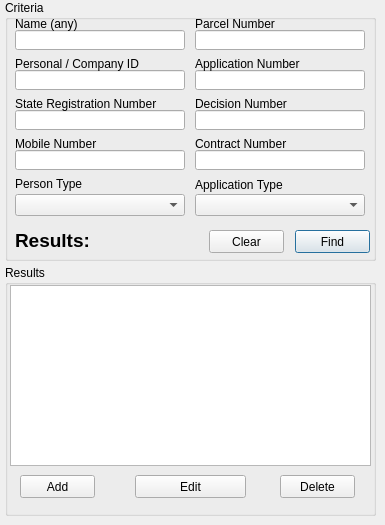
      <widget class="QWidget" name="person_tab">
       <attribute name="title">
        <string>Person</string>
       </attribute>
       <widget class="QGroupBox" name="groupBox_7">
        <property name="geometry">
         <rect>
          <x>5</x>
          <y>0</y>
          <width>371</width>
          <height>261</height>
         </rect>
        </property>
        <property name="title">
         <string>Criteria</string>
        </property>
        <widget class="QLineEdit" name="name_edit">
         <property name="geometry">
          <rect>
           <x>10</x>
           <y>30</y>
           <width>170</width>
           <height>20</height>
          </rect>
         </property>
        </widget>
        <widget class="QLineEdit" name="personal_edit">
         <property name="geometry">
          <rect>
           <x>10</x>
           <y>70</y>
           <width>170</width>
           <height>20</height>
          </rect>
         </property>
        </widget>
        <widget class="QLineEdit" name="state_reg_num_edit">
         <property name="geometry">
          <rect>
           <x>10</x>
           <y>110</y>
           <width>170</width>
           <height>20</height>
          </rect>
         </property>
        </widget>
        <widget class="QLineEdit" name="mobile_num_edit">
         <property name="geometry">
          <rect>
           <x>10</x>
           <y>150</y>
           <width>170</width>
           <height>20</height>
          </rect>
         </property>
        </widget>
        <widget class="QLineEdit" name="person_parcel_num_edit">
         <property name="geometry">
          <rect>
           <x>190</x>
           <y>30</y>
           <width>170</width>
           <height>20</height>
          </rect>
         </property>
        </widget>
        <widget class="QLineEdit" name="person_decision_num_edit">
         <property name="geometry">
          <rect>
           <x>190</x>
           <y>110</y>
           <width>170</width>
           <height>20</height>
          </rect>
         </property>
        </widget>
        <widget class="QLineEdit" name="person_application_num_edit">
         <property name="geometry">
          <rect>
           <x>190</x>
           <y>70</y>
           <width>170</width>
           <height>20</height>
          </rect>
         </property>
        </widget>
        <widget class="QLineEdit" name="person_contract_num_edit">
         <property name="geometry">
          <rect>
           <x>190</x>
           <y>150</y>
           <width>170</width>
           <height>20</height>
          </rect>
         </property>
        </widget>
        <widget class="QLabel" name="label_14">
         <property name="geometry">
          <rect>
           <x>10</x>
           <y>15</y>
           <width>76</width>
           <height>17</height>
          </rect>
         </property>
         <property name="text">
          <string>Name (any)</string>
         </property>
        </widget>
        <widget class="QLabel" name="label_15">
         <property name="geometry">
          <rect>
           <x>10</x>
           <y>55</y>
           <width>152</width>
           <height>17</height>
          </rect>
         </property>
         <property name="text">
          <string>Personal / Company ID</string>
         </property>
        </widget>
        <widget class="QLabel" name="label_16">
         <property name="geometry">
          <rect>
           <x>10</x>
           <y>95</y>
           <width>180</width>
           <height>17</height>
          </rect>
         </property>
         <property name="text">
          <string>State Registration Number</string>
         </property>
        </widget>
        <widget class="QLabel" name="label_17">
         <property name="geometry">
          <rect>
           <x>10</x>
           <y>135</y>
           <width>171</width>
           <height>17</height>
          </rect>
         </property>
         <property name="text">
          <string>Mobile Number</string>
         </property>
        </widget>
        <widget class="QLabel" name="label_18">
         <property name="geometry">
          <rect>
           <x>190</x>
           <y>15</y>
           <width>171</width>
           <height>17</height>
          </rect>
         </property>
         <property name="text">
          <string>Parcel Number</string>
         </property>
        </widget>
        <widget class="QLabel" name="label_19">
         <property name="geometry">
          <rect>
           <x>190</x>
           <y>55</y>
           <width>161</width>
           <height>17</height>
          </rect>
         </property>
         <property name="text">
          <string>Application Number</string>
         </property>
        </widget>
        <widget class="QLabel" name="label_20">
         <property name="geometry">
          <rect>
           <x>190</x>
           <y>95</y>
           <width>171</width>
           <height>17</height>
          </rect>
         </property>
         <property name="text">
          <string>Decision Number</string>
         </property>
        </widget>
        <widget class="QLabel" name="label_21">
         <property name="geometry">
          <rect>
           <x>190</x>
           <y>135</y>
           <width>161</width>
           <height>17</height>
          </rect>
         </property>
         <property name="text">
          <string>Contract Number</string>
         </property>
        </widget>
        <widget class="QPushButton" name="person_find_button">
         <property name="geometry">
          <rect>
           <x>290</x>
           <y>230</y>
           <width>75</width>
           <height>23</height>
          </rect>
         </property>
         <property name="text">
          <string>Find</string>
         </property>
         <property name="default">
          <bool>true</bool>
         </property>
        </widget>
        <widget class="QPushButton" name="person_clear_button">
         <property name="geometry">
          <rect>
           <x>204</x>
           <y>230</y>
           <width>75</width>
           <height>23</height>
          </rect>
         </property>
         <property name="text">
          <string>Clear</string>
         </property>
        </widget>
        <widget class="QLabel" name="person_results_label">
         <property name="geometry">
          <rect>
           <x>10</x>
           <y>230</y>
           <width>121</width>
           <height>20</height>
          </rect>
         </property>
         <property name="font">
          <font>
           <family>Lucida Grande</family>
           <pointsize>14</pointsize>
           <weight>75</weight>
           <bold>true</bold>
          </font>
         </property>
         <property name="text">
          <string>Results:</string>
         </property>
         <property name="alignment">
          <set>Qt::AlignLeading|Qt::AlignLeft|Qt::AlignVCenter</set>
         </property>
        </widget>
        <widget class="QLabel" name="label_78">
         <property name="geometry">
          <rect>
           <x>10</x>
           <y>176</y>
           <width>171</width>
           <height>16</height>
          </rect>
         </property>
         <property name="text">
          <string>Person Type</string>
         </property>
        </widget>
        <widget class="QLabel" name="label_79">
         <property name="geometry">
          <rect>
           <x>190</x>
           <y>177</y>
           <width>171</width>
           <height>16</height>
          </rect>
         </property>
         <property name="text">
          <string>Application Type</string>
         </property>
        </widget>
        <widget class="QComboBox" name="person_type_cbox">
         <property name="geometry">
          <rect>
           <x>10</x>
           <y>194</y>
           <width>170</width>
           <height>22</height>
          </rect>
         </property>
        </widget>
        <widget class="QComboBox" name="application_type_cbox">
         <property name="geometry">
          <rect>
           <x>190</x>
           <y>194</y>
           <width>170</width>
           <height>22</height>
          </rect>
         </property>
        </widget>
       </widget>
       <widget class="QGroupBox" name="groupBox_15">
        <property name="geometry">
         <rect>
          <x>5</x>
          <y>265</y>
          <width>371</width>
          <height>251</height>
         </rect>
        </property>
        <property name="title">
         <string>Results</string>
        </property>
        <widget class="QTableWidget" name="person_results_twidget">
         <property name="geometry">
          <rect>
           <x>5</x>
           <y>20</y>
           <width>361</width>
           <height>181</height>
          </rect>
         </property>
         <property name="dragEnabled">
          <bool>true</bool>
         </property>
         <property name="selectionMode">
          <enum>QAbstractItemView::ExtendedSelection</enum>
         </property>
        </widget>
        <widget class="QPushButton" name="person_delete_button">
         <property name="geometry">
          <rect>
           <x>275</x>
           <y>210</y>
           <width>75</width>
           <height>23</height>
          </rect>
         </property>
         <property name="text">
          <string>Delete</string>
         </property>
        </widget>
        <widget class="QPushButton" name="person_add_button">
         <property name="geometry">
          <rect>
           <x>15</x>
           <y>210</y>
           <width>75</width>
           <height>23</height>
          </rect>
         </property>
         <property name="text">
          <string>Add</string>
         </property>
        </widget>
        <widget class="QPushButton" name="person_edit_button">
         <property name="geometry">
          <rect>
           <x>130</x>
           <y>210</y>
           <width>111</width>
           <height>23</height>
          </rect>
         </property>
         <property name="text">
          <string>Edit</string>
         </property>
        </widget>
       </widget>
      </widget>
